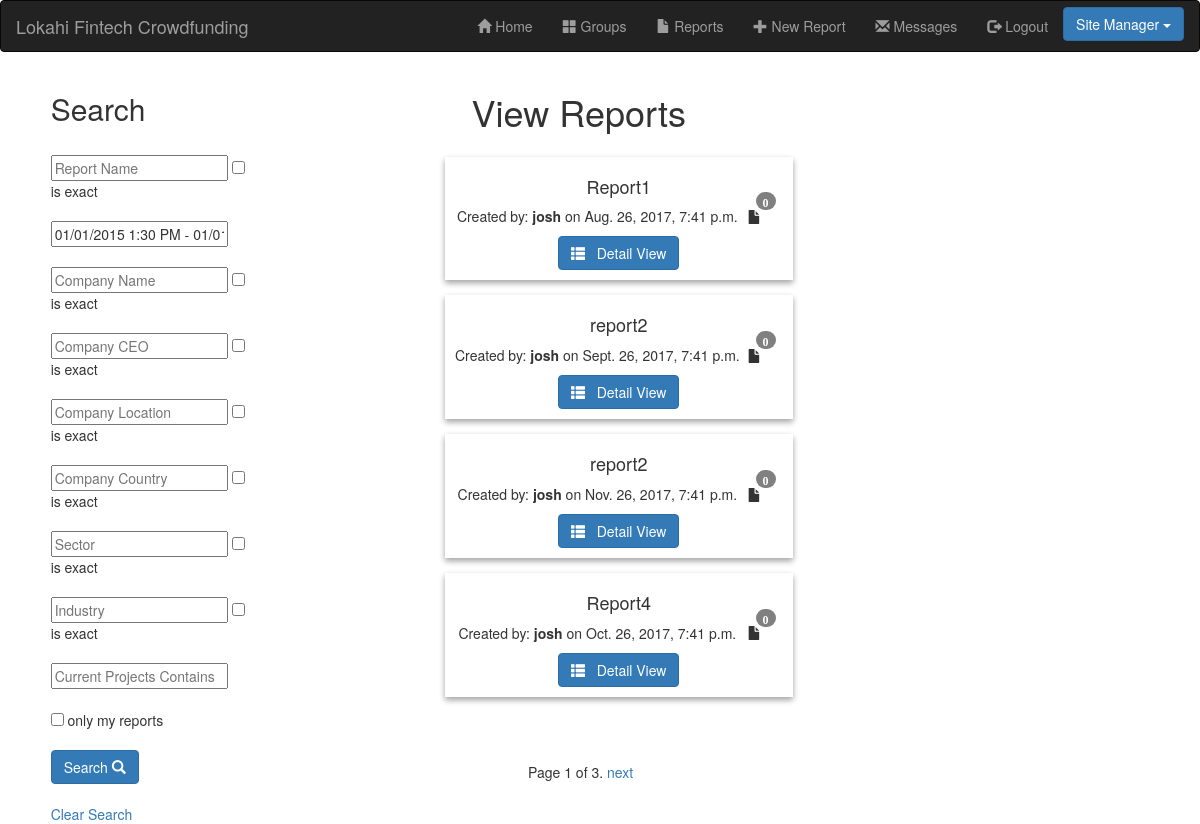
The app's page /app/reports/ (signed in) with its own data.
### app/models.py (models this page shows, shortened)
class Report(models.Model):
    reportName = models.CharField(max_length=50, default="NO_NAME")
    companyUser = models.ForeignKey(User, on_delete=models.SET_NULL, null=True, blank=True)
    timeStamp = models.DateTimeField(null=True, blank=True)
    companyName = models.CharField(max_length=50)
    companyCEO = models.CharField(max_length=50)
    companyPhone = models.CharField(max_length=12)
    companyEmail = models.CharField(max_length=50)
    companyLocation = models.CharField(max_length=50)
    companyCountry = models.CharField(max_length=3, choices=COUNTRY_CHOICES, default="US")
    sector = models.CharField(max_length=50)
    industry = models.CharField(max_length=50)
    currentProjects = models.CharField(max_length=200)
    accessType = models.CharField(max_length=7, choices=(("private", "private"), ("public", "public")), default="public")
    files = models.ManyToManyField(ReportFile, blank=True)
    def get_absolute_url(self):
        return reverse('report_detail', args=[str(self.id)])
    class Meta:
        permissions = (
            ('can_view_reports', "Can view reports"),
            ('can_change_reports', "Can change reports")
        )

### app/views.py (the view)
class reports(generic.ListView):
    model = Report
    paginate_by = 4
    context_object_name = 'user_reports'
    template_name = 'report_list.html'
    def get_queryset(self):
        result = Report.objects.all()
        if(self.request.user.groups.filter(name='Site Manager').exists() == False):
            result = result.filter(Q(accessType = "public") | Q(companyUser = self.request.user))
        return result

### app/templatetags/url_tags.py (called while the page is built)
@register.simple_tag(takes_context=True)
def url_replace(context, **kwargs):
    query = context['request'].GET.dict()
    query.update(kwargs)
    return urlencode(query)

### app/templatetags/user_tags.py (called while the page is built)
@register.filter('has_group')
def has_group(user, group_name):
    groups = user.groups.all().values_list('name', flat=True)
    return True if group_name in groups else False

### app/templates/report_list.html
{% extends "base_generic.html" %}
{% block content %}
<h1 id="reportListTitle">View Reports</h1>
    {% if user.is_authenticated %}
    <form id="reportSearch" action="{% url 'reports_search' %}"  method="get" accept-charset="utf-8">
        <h2>Search</h2>
        <br>
        <input name="reportName" type="text" placeholder="Report Name">
        <input name="reportNameExact" type="checkbox"> is exact
        <br><br>
        <input type="text" name="daterange" value="01/01/2015 1:30 PM - 01/01/2018 2:00 PM" />
        <br><br>
        <input name="companyName" type="text" placeholder="Company Name">
        <input name="companyNameExact" type="checkbox"> is exact
        <br><br>
        <input name="companyCEO" type="text" placeholder="Company CEO">
        <input name="companyCEOExact" type="checkbox"> is exact
        <br><br>
        <input name="companyLocation" type="text" placeholder="Company Location">
        <input name="companyLocationExact" type="checkbox"> is exact
        <br><br>
        <input name="companyCountry" type="text" placeholder="Company Country">
        <input name="companyCountryExact" type="checkbox"> is exact
        <br><br>
        <input name="sector" type="text" placeholder="Sector">
        <input name="sectorExact" type="checkbox"> is exact
        <br><br>
        <input name="industry" type="text" placeholder="Industry">
        <input name="industryExact" type="checkbox"> is exact
        <br><br>
        <input name="currentProjects" type="text" placeholder="Current Projects Contains">
        <br><br>
        <input name="myReports" type="checkbox"> only my reports
        <br><br>
        <button class="btn btn-primary" type="submit">Search <span class="glyphicon glyphicon-search"></button>
        <br><br>
        <a href="{% url 'reports'%}?next={{request.path}}">Clear Search</a>
    </form>
        {% if user_reports %}
        <ul id="reportList">
        {% for report in user_reports %}
        <div id = "reportCards" class="card text-center">
            <div class="card-block">
              <h4 class="card-title">{{ report.reportName }}</h4>
              <p class="card-text">Created by: <b>{{ report.companyUser }}</b> on {{ report.timeStamp }}
                &nbsp; <span class="glyphicon glyphicon-file" style="float:right;">
                        <span class="badge badge-notify">{{ report.files.count }}</span>
                </span>
              </p>
              <a href="{{ report.get_absolute_url }}" class="btn btn-primary">
                  <span class="glyphicon glyphicon-th-list"> </span>
                  &nbsp; Detail View
                </a>
            </div>
          </div>
        {% endfor %}
        </ul>
        {% else %}
        <p id="reportList">There are no reports.</p>
        {% endif %}
    {% endif %}
{% endblock %}

### app/templates/base_generic.html (shortened to what this page needs)
{% load user_tags %}
<!DOCTYPE html>
<html lang="en">
<head>
  <link rel="stylesheet" href="https://maxcdn.bootstrapcdn.com/bootstrap/3.3.7/css/bootstrap.min.css">
  <link rel="stylesheet" type="text/css" href="//cdn.jsdelivr.net/bootstrap/3/css/bootstrap.css" />
  <link rel="stylesheet" type="text/css" href="//cdn.jsdelivr.net/bootstrap.daterangepicker/2/daterangepicker.css" />
  {% load static %}
  <link rel="stylesheet" href="{% static 'css/styles.css' %}">
</head>
<nav class="navbar navbar-inverse">
  <div class="container-fluid">
    <div class="navbar-header">
      <a class="navbar-brand" href="#">Lokahi Fintech Crowdfunding</a>
    </div>
    <ul class="nav navbar-nav" style="float:right;">
      <li><a href="{% url 'index' %}"><span class="glyphicon glyphicon-home"></span> Home</a></li>
      {% if user.is_authenticated %}
        <li><a href="{% url 'groups'%}?next={{request.path}}"><span class="glyphicon glyphicon-th-large"></span> Groups</a></li>
        <li><a href="{% url 'reports'%}?next={{request.path}}"><span class="glyphicon glyphicon-file"></span> Reports</a></li>
        <li><a href="{% url 'create_report'%}?next={{request.path}}"><span class="glyphicon glyphicon-plus"></span> New Report</a></li>
        <li><a href="{% url 'messages'%}?next={{request.path}}"> <span class="glyphicon glyphicon-envelope"></span> Messages</a></li>
        <li><a href="{% url 'logout'%}"><span class="glyphicon glyphicon-log-out"></span> Logout</a></li>
        {% if request.user|has_group:"Site Manager"  %}
          <li><div class="dropdown" style="padding-top:5%;">
            <button class="btn btn-primary dropdown-toggle" type="button" data-toggle="dropdown">Site Manager
            <span class="caret"></span></button>
          </div></li>
        {% endif %}
      {% else %}
         <li><a href="{% url 'login'%}?next={{request.path}}"><span class="glyphicon glyphicon-log-in"></span> Login</a></li>
         <li><a href="{% url 'create_user'%}?next={{request.path}}"><span class="glyphicon glyphicon-user"></span> New User?</a></li>
      {% endif %}
    </ul>
  </div>
</nav>
<body onload="pageScript();">
  <div id = "content-container" class="container-fluid" style="padding-left:35%;">
    <div class="row">
      <div class="col-sm-10 ">
      {% block content %}{% endblock %}
      </div>
    </div>
  </div>
  {% block pagination %}
  {% if is_paginated %}
    <div class="pagination">
      <span class="page-links">
        {% if page_obj.has_previous %}
        {% load url_tags %}
        {% endif %}
        <span class="page-current">
          Page {{ page_obj.number }} of {{ page_obj.paginator.num_pages }}.
        </span>
        {% if page_obj.has_next %}
        {% load url_tags %}
        <a href="?{% url_replace page=page_obj.next_page_number %}">next</a>
        {% endif %}
        </span>
      </div>
  {% endif %}
  {% endblock %}
</body>
</html>

### app/static/css/styles.css (style rules this page uses)
#reportSearch { padding-left:5%; width:25%; position: absolute; top:0%; }
#reportListTitle { padding-left:48%; }
#reportList { left:40%; position: absolute; }
#reportCards { box-shadow: 0 3px 6px rgba(0,0,0,0.16), 0 3px 6px rgba(0,0,0,0.23); padding: 10px; margin: 15px; }
.pagination { position: absolute; top:90%; left:44%; }
.badge-notify { background:grey; position:relative; top: -15px; left: -20px; margin-right: -13px; min-width: 6px; }

### records on screen
Report: reportName "Report1", companyUser "josh", timeStamp "Aug. 26, 2017, 7:41 p.m.", files.count "0"
Report: reportName "report2", companyUser "josh", timeStamp "Sept. 26, 2017, 7:41 p.m.", files.count "0"
Report: reportName "report2", companyUser "josh", timeStamp "Nov. 26, 2017, 7:41 p.m.", files.count "0"
Report: reportName "Report4", companyUser "josh", timeStamp "Oct. 26, 2017, 7:41 p.m.", files.count "0"

### other values on screen
{{ page_obj.number }} "1"
{{ page_obj.paginator.num_pages }} "3"
